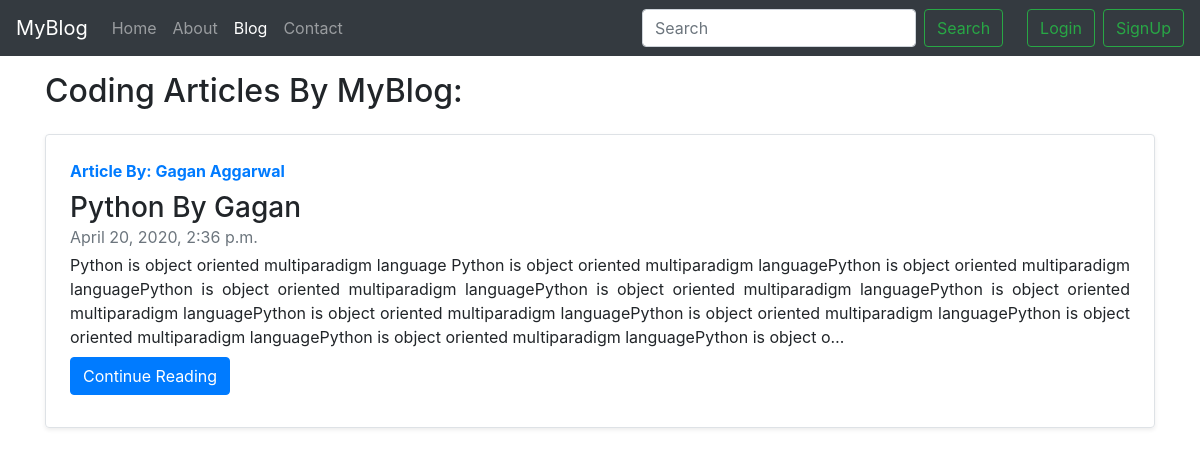
Screenshot of /blog/ with the database file from the repository.
### MyBlogApp/models.py (models this page shows, shortened)
class Post(models.Model):
    S_No = models.AutoField(primary_key=True)
    Title = models.CharField(max_length=200)
    Content = models.TextField()
    Author = models.CharField(max_length=100)
    slug = models.CharField(max_length=200)
    TimeStamp = models.DateTimeField(blank=True)

### MyBlogApp/views.py (the view)
# urls.py: path('', views.blogHome),
def blogHome(request):
    allPosts = Post.objects.all()
    context = {'allPosts':allPosts}
    return render(request,"blog/blogHome.html",context)

### templates/blog/blogHome.html (shortened to what this page needs)
{% extends 'base.html' %}
{% block blogactive %} active {% endblock blogactive %}
{% block body %}
<div class="container my-3">
    <h2>Coding Articles By MyBlog:</h2>
    {% for post in allPosts %}
    <div class="row no-gutters border rounded overflow-hidden flex-md-row my-4 shadow-sm h-md-250 position-relative">
        <div class="col p-4 d-flex flex-column position-static">
            <strong class="d-inline-block mb-2 text-primary">Article By: {{post.Author}}</strong>
            <h3 class="mb-0">{{post.Title}}</h3>
            <div class="mb-1 text-muted">{{post.TimeStamp}}</div>
            <p class="card-text mb-auto" style="text-align: justify;text-justify: inter-word;">{{post.Content | truncatechars:500}}</p>
            <div class="my-2">
                <a href="/blog/{{post.slug}}" role="button" class="btn btn-primary">Continue Reading</a>
            </div>
        </div>
    </div>
    {% endfor %}
</div>
{% endblock body %}

### rows the page displays
Post: Author "Gagan Aggarwal", Title "Python By Gagan", TimeStamp "April 20, 2020, 2:36 p.m.", Content "Python is object oriented multiparadigm language Python is object oriented multiparadigm languagePython is object oriented multiparadigm languagePython is object oriented multiparadigm languagePython is object oriented multiparadigm languagePython is object oriented multiparadigm languagePython is object oriented multiparadigm languagePython is object oriented multiparadigm languagePython is object oriented multiparadigm languagePython is object oriented multiparadigm languagePython is object o…"
